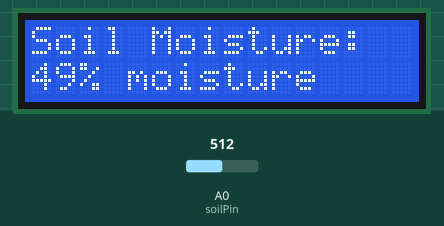
Simulated run of this sketch. Board: Arduino Uno, built with avr-gcc and run on an emulated ATmega328P. Shown: 16×2 character LCD. The test bench sets the inputs (shaded band); at power-on: A0 (soilPin) = 512. What the sketch prints to the serial monitor is not drawn.

Above: at 1.2 s.
1.3 s: A0 (soilPin) set to 716
At 3.2 s:
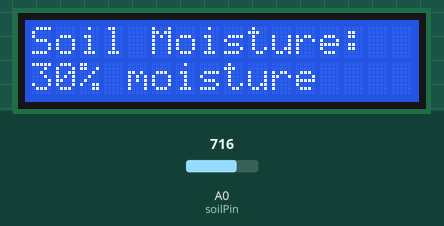
3.5 s: A0 (soilPin) set to 900
At 5.0 s:
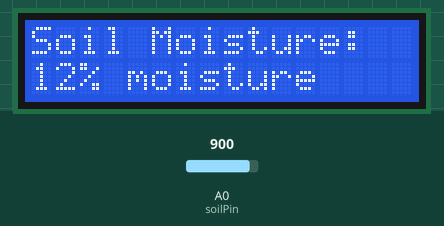
5.5 s: A0 (soilPin) set to 1023
At 6.7 s:
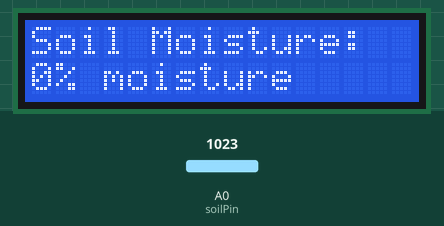
Timing chart, 0 to 8.5 s (numbered marks = the images above; inputs shaded):
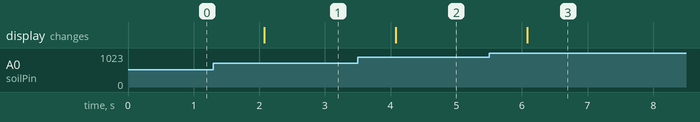

Measured:
- after the input at 1.3 s, the display: changes after 0.77 s (image 1)
- after the input at 3.5 s, the display: changes after 0.58 s (image 2)
- after the input at 5.5 s, the display: changes after 0.58 s (image 3)

The sketch:

soil_moisture.ino
```cpp
#include <LiquidCrystal.h>

const int soilPin = A0;

// LCD pins: RS, E, D4, D5, D6, D7
LiquidCrystal lcd(7, 8, 9, 10, 11, 12);

void setup() {
  lcd.begin(16, 2);
  lcd.print("Soil Moisture:");
  Serial.begin(9600);
}

void loop() {
  int value = analogRead(soilPin);
  int percent = map(value, 1023, 0, 0, 100);  // Dry = 1023, Wet = 0

  lcd.setCursor(0, 1);
  lcd.print(percent);
  lcd.print("% moisture   ");  // Extra spaces to clear old data

  Serial.println(percent);
  delay(1000);
}
```
